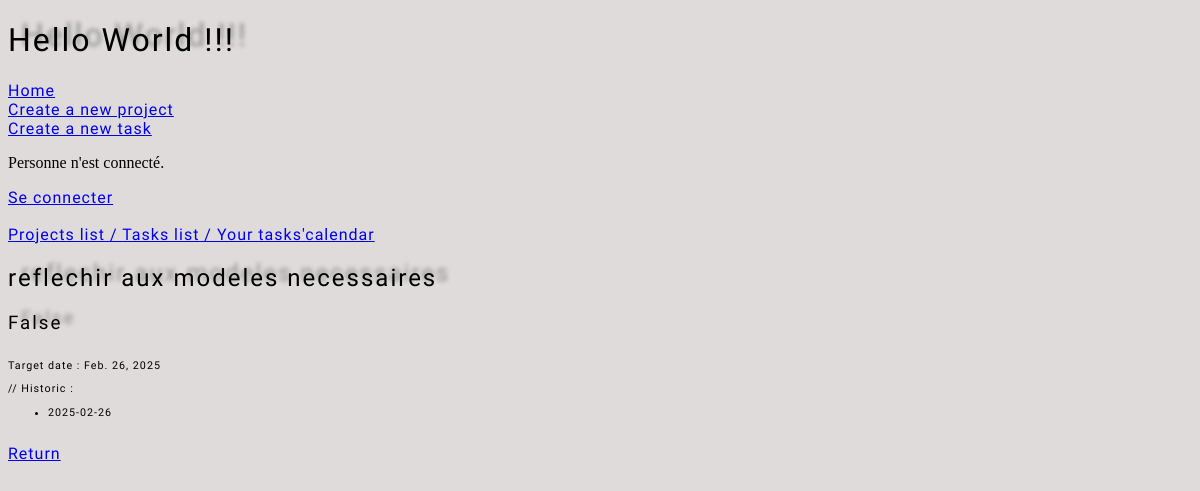
/todo/task_detail/refechir-aux-modeles-necessaires, run on an earlier commit of the app's database.
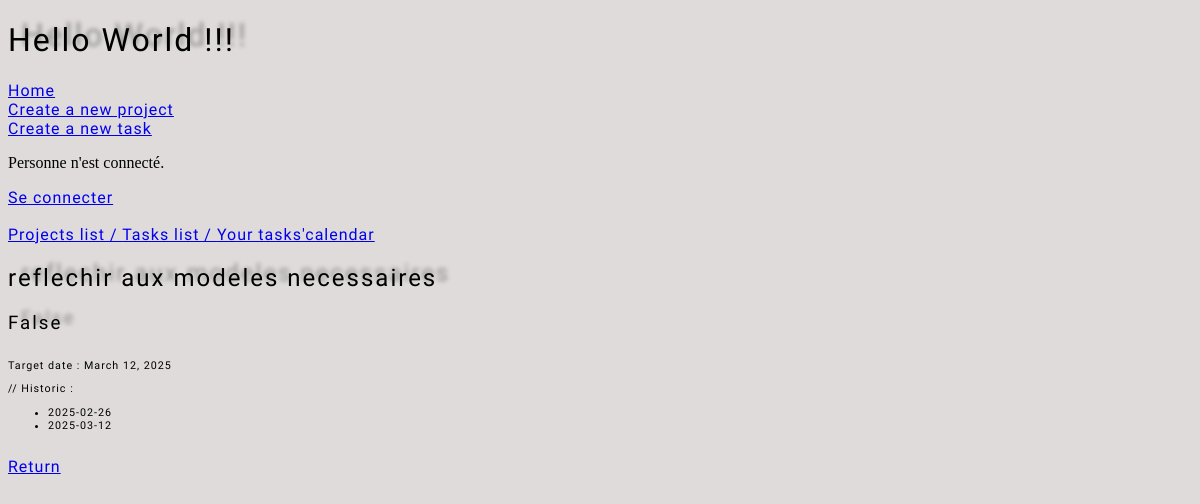
And on a later commit of the database.
### todolist/models.py (models this page shows, shortened)
class Task(models.Model):
  category=models.ForeignKey(Category, on_delete=models.CASCADE, related_name="tasks", null=True, blank=True)
  project=models.ForeignKey(Project, on_delete=models.CASCADE, related_name="projects", null=True, blank=True)
  name=models.CharField(max_length=220, unique=True)
  slug=models.SlugField(max_length=220, unique=True, blank=True)
  target_date_task = models.DateField(default=default_target_date)
  done= models.BooleanField(default=False)
  creation_date=models.DateField(default=date.today)
  historic_target_date_task = models.JSONField(default=list, blank=True)

### todolist/views.py (the view)
# urls.py: path('task_detail/<str:slug>', TaskDetailView.as_view(), name='task_detail'),
class TaskDetailView(DetailView):
  model= Task
  template_name= 'todolist/task_detail.html'
  form_class= TaskForm

### todolist/templates/todolist/task_detail.html (shortened to what this page needs)
<!DOCTYPE html>
<html lang="en">
  {% extends 'base.html' %} {% load static %}
    {% block content %}
    <h2>{{ task.name }}</h2>
    <h3>{{ task.done }}</h3>
    <h6>
      Target date : {{ task.target_date_task }}
      // Historic :
      <ul>
        {% for date in task.historic_target_date_task %}
        <li>{{ date }}</li>
        {% endfor %}
      </ul>
    </h6>
    <a href="{% url 'todolist:task_list' %}">Return</a>
    {% endblock %}

What changed in the data, as far as the page shows it:
changed Task "reflechir aux modeles necessaires": target_date_task "Feb. 26, 2025" → "March 12, 2025"
Also different on the page:
new list line: "2025-03-12"
